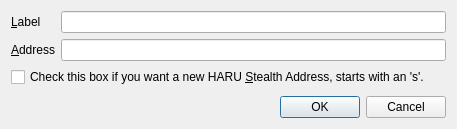
<?xml version="1.0" encoding="UTF-8"?>
<ui version="4.0">
 <class>EditAddressDialog</class>
 <widget class="QDialog" name="EditAddressDialog">
  <property name="geometry">
   <rect>
    <x>0</x>
    <y>0</y>
    <width>457</width>
    <height>129</height>
   </rect>
  </property>
  <property name="windowTitle">
   <string>Edit Address</string>
  </property>
  <layout class="QVBoxLayout" name="verticalLayout">
   <item>
    <layout class="QFormLayout" name="formLayout">
     <property name="fieldGrowthPolicy">
      <enum>QFormLayout::AllNonFixedFieldsGrow</enum>
     </property>
     <item row="0" column="0">
      <widget class="QLabel" name="label">
       <property name="text">
        <string>&amp;Label</string>
       </property>
       <property name="buddy">
        <cstring>labelEdit</cstring>
       </property>
      </widget>
     </item>
     <item row="0" column="1">
      <widget class="QLineEdit" name="labelEdit">
       <property name="toolTip">
        <string>The label associated with this address book entry</string>
       </property>
      </widget>
     </item>
     <item row="1" column="0">
      <widget class="QLabel" name="label_2">
       <property name="text">
        <string>&amp;Address</string>
       </property>
       <property name="buddy">
        <cstring>addressEdit</cstring>
       </property>
      </widget>
     </item>
     <item row="1" column="1">
      <widget class="QLineEdit" name="addressEdit">
       <property name="toolTip">
        <string>The address associated with this address book entry. This can only be modified for sending addresses.</string>
       </property>
      </widget>
     </item>
     <item row="2" column="0" colspan="2">
      <widget class="QCheckBox" name="stealthCB">
       <property name="text">
        <string>Check this box if you want a new HARU &amp;Stealth Address, starts with an 's'.</string>
       </property>
      </widget>
     </item>
    </layout>
   </item>
   <item>
    <widget class="QDialogButtonBox" name="buttonBox">
     <property name="orientation">
      <enum>Qt::Horizontal</enum>
     </property>
     <property name="standardButtons">
      <set>QDialogButtonBox::Cancel|QDialogButtonBox::Ok</set>
     </property>
    </widget>
   </item>
  </layout>
 </widget>
 <resources/>
 <connections>
  <connection>
   <sender>buttonBox</sender>
   <signal>accepted()</signal>
   <receiver>EditAddressDialog</receiver>
   <slot>accept()</slot>
   <hints>
    <hint type="sourcelabel">
     <x>248</x>
     <y>254</y>
    </hint>
    <hint type="destinationlabel">
     <x>157</x>
     <y>274</y>
    </hint>
   </hints>
  </connection>
  <connection>
   <sender>buttonBox</sender>
   <signal>rejected()</signal>
   <receiver>EditAddressDialog</receiver>
   <slot>reject()</slot>
   <hints>
    <hint type="sourcelabel">
     <x>316</x>
     <y>260</y>
    </hint>
    <hint type="destinationlabel">
     <x>286</x>
     <y>274</y>
    </hint>
   </hints>
  </connection>
 </connections>
</ui>
